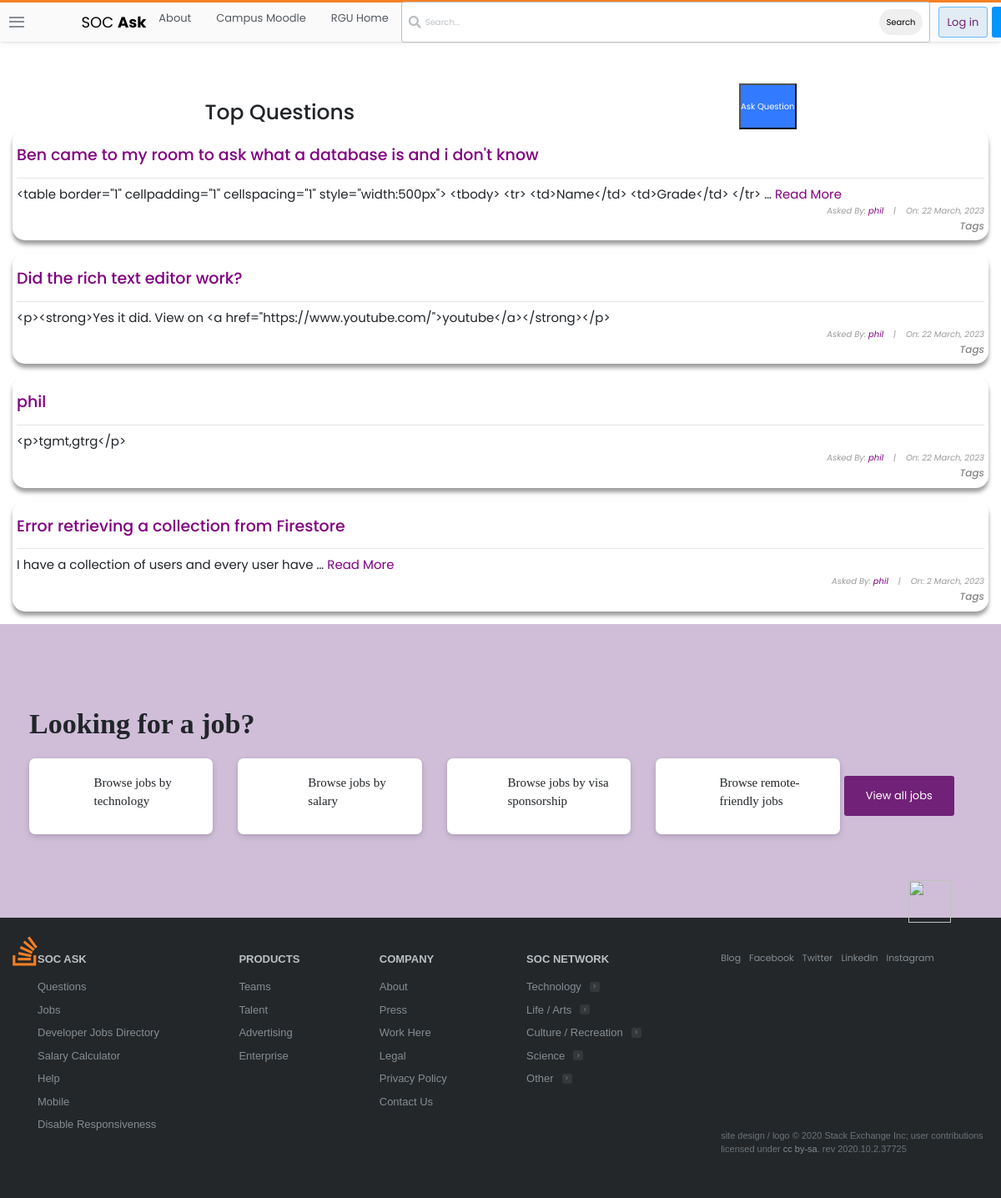
/questions/, run on an earlier commit of the app's database.
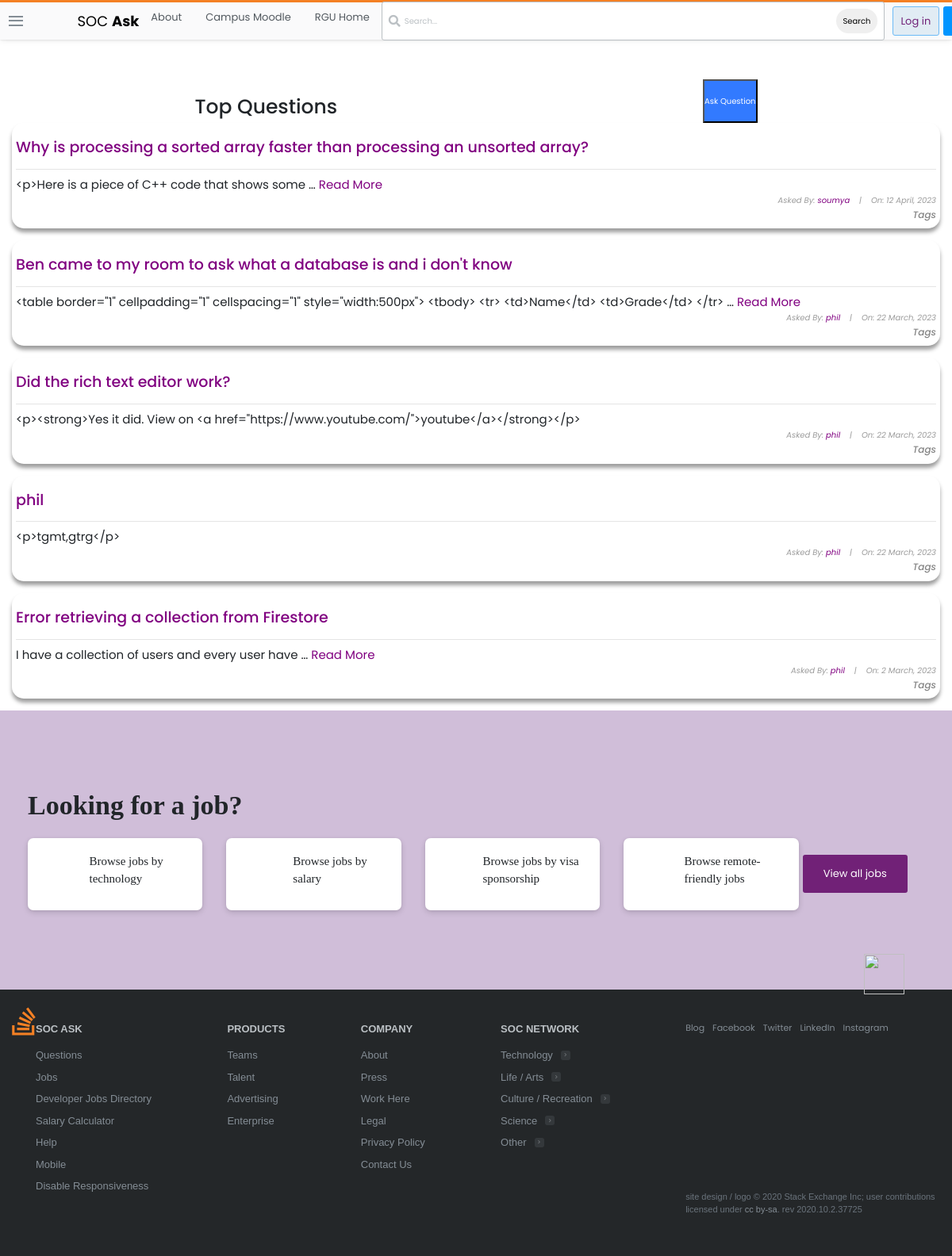
And on a later commit of the database.
### stackbase/models.py (models this page shows, shortened)
class Question(models.Model):
    user = models.ForeignKey(User, on_delete=models.CASCADE)
    title = models.CharField(max_length=10000)
    content = RichTextField()
    date_created = models.DateTimeField(default=timezone.now)
    likes = models.ManyToManyField(User, related_name='likes')

### stackbase/views.py (the view)
# urls.py: path('questions/', views.QuestionListView.as_view(), name="question-list"),
class QuestionListView(ListView):
    model = Question
    context_object_name = 'questions'
    ordering = ['-date_created']
    def get_context_data(self, **kwargs):
        context = super().get_context_data(**kwargs)
        search_word = self.request.GET.get('search-area') or ""
        if search_word:
            context['questions'] = context['questions'].filter(
                title__icontains=search_word)
            context['search_input'] = search_word
        return context

### stackbase/templates/stackbase/question_list.html (shortened to what this page needs)
{% extends 'base.html' %} {% block content %}
<!DOCTYPE html>
<html lang="en">
  <head>
  </head>
  <body>
    <div class="container">
      <div id="sub-nav">
        <h1 id="fh1">Top Questions</h1>
        {% if user.is_authenticated %}
        <button class="btn btn-dark-blue">
          <a
            id="fa"
            href="{% url 'stackbase:question-create' %}"
            style="color: white; text-decoration: none"
            >Ask Question</a
          >
        </button>
        {% else %}
        <button class="btn-btn-darkblue" id="logout-btn">
          <a
            id="fa"
            href="{% url 'login' %}"
            style="color: white; text-decoration: none"
            >Ask Question</a
          >
        </button>
        {% endif %}
      </div>
      <div class="list-question">
        <div class="questions">
          {% for question in questions %}
          <div
            class="container"
            style="
              background: linear-gradient(
                to right,
                rgba(255, 255, 255, 0.22),
                rgba(255, 255, 255, 0.22)
              );
              padding: 5px;
              box-shadow: rgba(0, 0, 0, 0.383) 0px 5px 5px 0px;
              border-radius: 15px;
            "
          >
            <div id="title-sec" style="display: flex; align-items: center">
              <h3 id="fh3">
                <a
                  href="{% url 'stackbase:question-detail' question.id %}"
                  style="color: purple"
                  >{{ question.title }}</a
                >
              </h3>
            </div>
            <hr />
            {% if question.content|wordcount <= 10 %}
            <h6 id="fh6" style="text-align: left">{{ question.content}}</h6>
            {% else %}
            <h6 id="fh6" style="text-align: left">
              {{ question.content|truncatewords:10}}
              <a
                href="{% url 'stackbase:question-detail' question.id %}"
                style="color: purple"
                >Read More</a
              >
            </h6>
            {% endif %}
            <h6
              id="fh6"
              style="
                font-size: 10px;
                font-style: italic;
                color: rgb(155, 155, 155);
              "
            >
              Asked By:
              <a href="{% url 'profile' %}" style="color: purple"
                >{{ question.user }}</a
              >&nbsp;&nbsp;&nbsp; |&nbsp;&nbsp;&nbsp; On:
              {{question.date_created|date:"j F, Y"}}
            </h6>
            <h5 style="text-align: right; font-size: 12px; font-style: italic">
              Tags
            </h5>
          </div>
          <br />
          {% endfor %}
        </div>
      </div>
    </div>
  </body>
</html>
{% endblock content %}

What changed in the data, as far as the page shows it:
added Question: title "Why is processing a sorted array faster than processing an unsorted array?", content "<p>Here is a piece of C++ code that shows some …", user "soumya", date_created "12 April, 2023"
